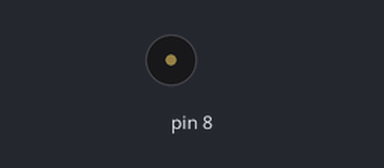
Recording of a sketch running on a simulated Arduino Uno, built with avr-gcc and run on an emulated ATmega328P. On the bench: buzzer (waves = sounding).

Above: at 2.3 s.
At 18.4 s:
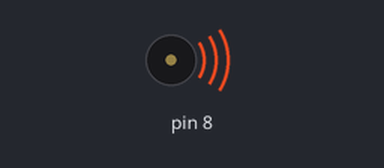
Timing chart, 0 to 19.2 s (numbered marks = the images above):
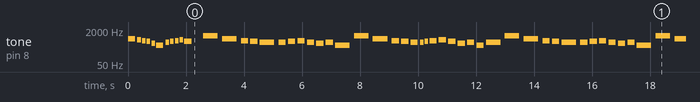

The sketch:

hw6-2.ino
```cpp
#define NOTE_    0
#define NOTE_B0  31
#define NOTE_C1  33
#define NOTE_CS1 35
#define NOTE_D1  37
#define NOTE_DS1 39
#define NOTE_E1  41
#define NOTE_F1  44
#define NOTE_FS1 46
#define NOTE_G1  49
#define NOTE_GS1 52
#define NOTE_A1  55
#define NOTE_AS1 58
#define NOTE_B1  62
#define NOTE_C2  65
#define NOTE_CS2 69
#define NOTE_D2  73
#define NOTE_DS2 78
#define NOTE_E2  82
#define NOTE_F2  87
#define NOTE_FS2 93
#define NOTE_G2  98
#define NOTE_GS2 104
#define NOTE_A2  110
#define NOTE_AS2 117
#define NOTE_B2  123
#define NOTE_C3  131
#define NOTE_CS3 139
#define NOTE_D3  147
#define NOTE_DS3 156
#define NOTE_E3  165
#define NOTE_F3  175
#define NOTE_FS3 185
#define NOTE_G3  196
#define NOTE_GS3 208
#define NOTE_A3  220
#define NOTE_AS3 233
#define NOTE_B3  247
#define NOTE_C4  262
#define NOTE_CS4 277
#define NOTE_D4  294
#define NOTE_DS4 311
#define NOTE_E4  330
#define NOTE_F4  349
#define NOTE_FS4 370
#define NOTE_G4  392
#define NOTE_GS4 415
#define NOTE_A4  440
#define NOTE_AS4 466
#define NOTE_B4  494
#define NOTE_C5  523
#define NOTE_CS5 554
#define NOTE_D5  587
#define NOTE_DS5 622
#define NOTE_E5  659
#define NOTE_F5  698
#define NOTE_FS5 740
#define NOTE_G5  784
#define NOTE_GS5 831
#define NOTE_A5  880
#define NOTE_AS5 932
#define NOTE_B5  988
#define NOTE_C6  1047
#define NOTE_CS6 1109
#define NOTE_D6  1175
#define NOTE_DS6 1245
#define NOTE_E6  1319
#define NOTE_F6  1397
#define NOTE_FS6 1480
#define NOTE_G6  1568
#define NOTE_GS6 1661
#define NOTE_A6  1760
#define NOTE_AS6 1865
#define NOTE_B6  1976
#define NOTE_C7  2093
#define NOTE_CS7 2217
#define NOTE_D7  2349
#define NOTE_DS7 2489
#define NOTE_E7  2637
#define NOTE_F7  2794
#define NOTE_FS7 2960
#define NOTE_G7  3136
#define NOTE_GS7 3322
#define NOTE_A7  3520
#define NOTE_AS7 3729
#define NOTE_B7  3951
#define NOTE_C8  4186
#define NOTE_CS8 4435
#define NOTE_D8  4699
#define NOTE_DS8 4978

int melody[] = {
  NOTE_G5, NOTE_F5, NOTE_DS5, NOTE_D5, NOTE_AS4, NOTE_G4,
  NOTE_C5, NOTE_D5, NOTE_DS5, NOTE_F5, NOTE_D5, NOTE_,

  NOTE_C6, NOTE_G5,  NOTE_DS5, NOTE_D5, NOTE_C5,
  NOTE_C5, NOTE_D5, NOTE_DS5, NOTE_C5, NOTE_AS4, NOTE_C5, NOTE_G4,
  NOTE_C6, NOTE_G5,  NOTE_DS5, NOTE_D5, NOTE_C5,  NOTE_C5, NOTE_D5, NOTE_DS5, NOTE_F5, NOTE_D5, NOTE_AS4, NOTE_C5, NOTE_G4, NOTE_C5,

  NOTE_C6, NOTE_G5,  NOTE_DS5, NOTE_D5, NOTE_C5,
  NOTE_C5, NOTE_D5, NOTE_DS5, NOTE_C5, NOTE_AS4, NOTE_C5, NOTE_G4,
  NOTE_C6, NOTE_G5,  NOTE_DS5, NOTE_F5, NOTE_G5, NOTE_C5, NOTE_D5, NOTE_F5, NOTE_D5, NOTE_AS4, NOTE_C5,

  NOTE_F2, NOTE_F2, NOTE_GS2, NOTE_C3, NOTE_DS3, NOTE_D3, NOTE_C3, NOTE_G2,   NOTE_F2, NOTE_F2, NOTE_GS2, NOTE_C3, NOTE_DS3, NOTE_F3, NOTE_G3, NOTE_,


//  NOTE_A3, NOTE_A3, NOTE_C4, NOTE_A3, NOTE_C4, NOTE_D4, NOTE_E4,
//  NOTE_D4, NOTE_D4, NOTE_G4, NOTE_G4, NOTE_E4, NOTE_D4, NOTE_C4,
};

int noteDurations[] = {
  4, 8, 8, 8, 8, 4,
  8, 8, 8, 8, 4, 4,

  2, 2,  4, 4, 2,
  4, 4, 4, 4, 4, 4, 2,
  2, 2,  4, 4, 4,  8, 8, 4, 4, 4, 4, 4, 4, 2,

  2, 2,  4, 4, 2,
  4, 4, 4, 4, 4, 4, 2,
  2, 2,  4, 4, 4, 4, 4, 4, 4, 4, 1,

  4, 4, 4, 4, 4, 4, 4, 4, 4, 4, 4, 4, 4, 4, 4, 4,


//  6, 16, 8, 8, 8, 8, 4,
//  6, 16, 8, 8, 8, 8, 4,
};

void play(int *melody, int *noteDurations, int num){
  for(int note = 0; note < num; note++){
    int noteDuration = 1000 / noteDurations[note];
    tone(8, melody[note], noteDuration);

    delay(noteDuration * 1.30);
  }
}

void setup(){
}

void loop(){
  play(melody, noteDurations, sizeof(melody) / sizeof(int));

  delay(1000);
}
```

Measured:
- by itself, tone on pin 8: plays 784 Hz for 0.25 s, 698 Hz for 0.13 s, 622 Hz for 0.13 s, 587 Hz for 0.13 s, 466 Hz for 0.13 s, 392 Hz for 0.25 s … (334 notes in this stretch)
